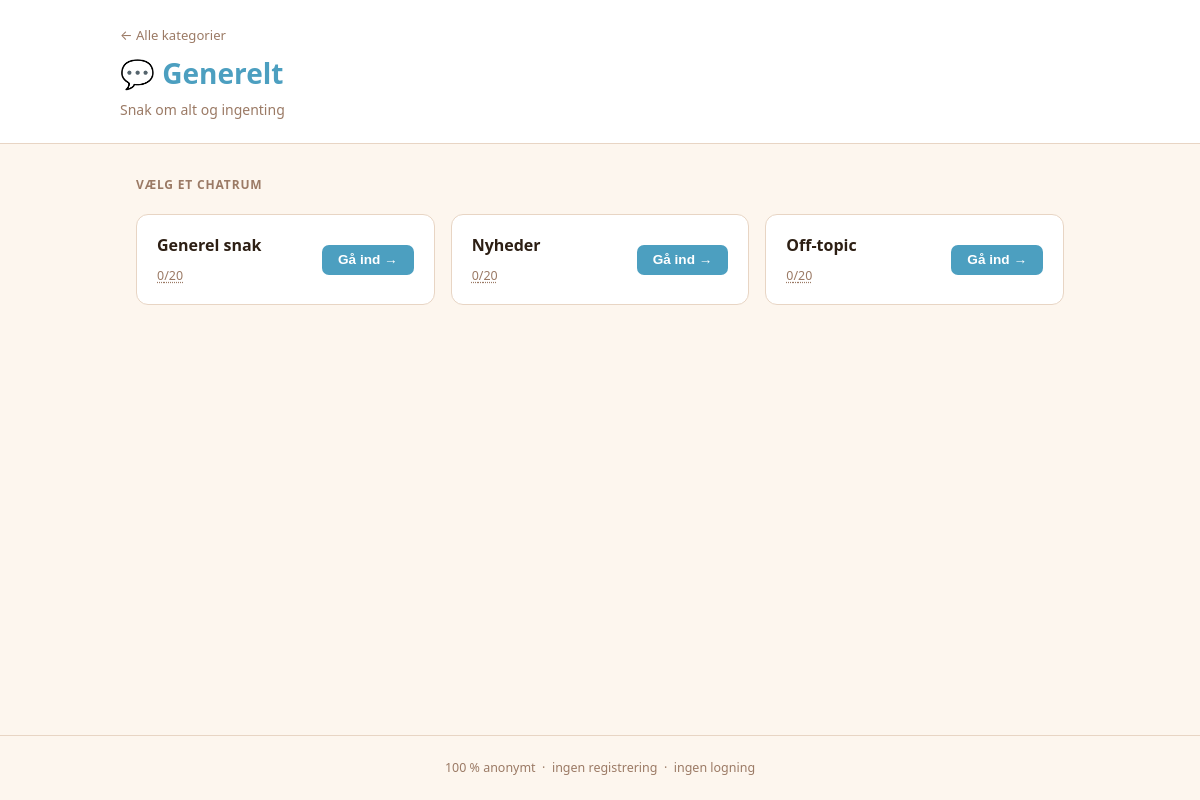
/category.php?id=1, run on the app's committed database.
### tables this page shows
CREATE TABLE IF NOT EXISTS categories (
    id          INT           AUTO_INCREMENT PRIMARY KEY,
    name        VARCHAR(100)  NOT NULL,
    description VARCHAR(255)  NOT NULL DEFAULT '',
    icon        VARCHAR(20)   NOT NULL DEFAULT '💬',
    sort_order  INT           NOT NULL DEFAULT 0
);

CREATE TABLE IF NOT EXISTS rooms (
    id          INT           AUTO_INCREMENT PRIMARY KEY,
    category_id INT           NOT NULL,
    name        VARCHAR(100)  NOT NULL,
    sort_order  INT           NOT NULL DEFAULT 0,
    FOREIGN KEY (category_id) REFERENCES categories(id) ON DELETE CASCADE
);

### config.php (called while the page is built, shortened)
<?php
function db(): PDO
{
    static $pdo;
    if (!$pdo) {
        $pdo = new PDO(
            'mysql:host=' . DB_HOST . ';dbname=' . DB_NAME . ';charset=utf8mb4',
            DB_USER,
            DB_PASS,
            [
                PDO::ATTR_ERRMODE            => PDO::ERRMODE_EXCEPTION,
                PDO::ATTR_DEFAULT_FETCH_MODE => PDO::FETCH_ASSOC,
            ]
        );
    }
    return $pdo;
}

### category.php (the view, shortened to what this page needs)
<?php
require_once __DIR__ . '/config.php';
$cat_id = isset($_GET['id']) ? (int)$_GET['id'] : 0;
$stmt = db()->prepare("SELECT id, name, description, icon FROM categories WHERE id = :id");
$stmt->execute([':id' => $cat_id]);
$category = $stmt->fetch();
$stmt = db()->prepare("
    SELECT id, name
    FROM rooms
    WHERE category_id = :cid
    ORDER BY sort_order, name
");
$stmt->execute([':cid' => $cat_id]);
$rooms = $stmt->fetchAll();
?>
<!DOCTYPE html>
<html lang="da">
<head>
    <link rel="stylesheet" href="css/style.css">
</head>
<body>
<div class="page">
    <header class="site-header">
        <div class="header-inner">
            <a href="index.php" class="back-link">← Alle kategorier</a>
            <h1 class="site-logo">
                <?= htmlspecialchars($category['icon']) ?>
                <?= htmlspecialchars($category['name']) ?>
            </h1>
            <p class="site-tagline"><?= htmlspecialchars($category['description']) ?></p>
        </div>
    </header>
    <main class="lobby">
        <p class="section-label">Vælg et chatrum</p>
        <div class="rooms-grid">
            <?php foreach ($rooms as $room): ?>
            <div class="room-card">
                <div class="room-info">
                    <h3><?= htmlspecialchars($room['name']) ?></h3>
                    <span class="user-count">
                        <span class="user-count-tip" data-room-id="<?= (int)$room['id'] ?>">
                            <span id="uc-<?= (int)$room['id'] ?>"><?= (int)$room['online_users'] ?></span>/<?= MAX_USERS ?>
                        </span>
                    </span>
                </div>
                <button
                    class="btn-enter"
                    data-room-id="<?= (int)$room['id'] ?>"
                    data-room-name="<?= htmlspecialchars($room['name'], ENT_QUOTES) ?>">
                    Gå ind →
                </button>
            </div>
            <?php endforeach; ?>
        </div>
    </main>
    <footer class="site-footer">
        <p>100 % anonymt &nbsp;·&nbsp; ingen registrering &nbsp;·&nbsp; ingen logning</p>
    </footer>
</div>
</body>
</html>

### css/style.css (style rules this page uses)
*, *::before, *::after { box-sizing: border-box; margin: 0; padding: 0; }
:root { --bg: #fdf6ee; --surface: #ffffff; --surface2: #f2e8dc; --border: #e8d5c4; --text: #2d1f14; --text-muted: #9b7a65; --accent: #4c9fc0; --accent-h: #3a8ead; --green: #3daa72; --red: #d46060; --red-soft: #c86060; --red-h: #bf4545; --amber: #c0882c; --radius: 12px; --radius-sm: 7px; }
html, body { height: 100%; }
body { font-family: 'Segoe UI', system-ui, -apple-system, sans-serif; background: var(--bg); color: var(--text); line-height: 1.55; }
.site-header { background: var(--surface); border-bottom: 1px solid var(--border); padding: 1.4rem 2rem; }
.header-inner { max-width: 960px; margin: 0 auto; }
.site-logo { font-size: 1.75rem; font-weight: 700; color: var(--accent); margin-bottom: .2rem; }
.site-tagline { color: var(--text-muted); font-size: .875rem; }
.back-link { display: inline-block; color: var(--text-muted); text-decoration: none; font-size: .82rem; margin-bottom: .4rem; transition: color .15s; }
.page { min-height: 100vh; display: flex; flex-direction: column; }
.lobby { flex: 1; max-width: 960px; margin: 2rem auto; padding: 0 1rem; width: 100%; }
.section-label { font-size: .75rem; font-weight: 600; text-transform: uppercase; letter-spacing: .07em; color: var(--text-muted); margin-bottom: 1.25rem; }
.rooms-grid { display: grid; grid-template-columns: repeat(auto-fill, minmax(240px, 1fr)); gap: 1rem; }
.room-card { display: flex; align-items: center; justify-content: space-between; gap: 1rem; background: var(--surface); border: 1px solid var(--border); border-radius: var(--radius); padding: 1.1rem 1.25rem; transition: border-color .15s; }
.room-info h3 { font-size: 1rem; margin-bottom: .25rem; }
.user-count { font-size: .78rem; color: var(--text-muted); }
.user-count-tip { position: relative; cursor: default; text-decoration: underline dotted var(--text-muted); text-underline-offset: 2px; }
.btn-enter, .btn-primary, .btn-secondary, .btn-danger, .btn-send, .btn-refresh { border: none; border-radius: var(--radius-sm); padding: .48rem 1rem; font-size: .85rem; font-weight: 600; cursor: pointer; transition: background .15s, opacity .15s; white-space: nowrap; }
.btn-enter, .btn-primary { background: var(--accent); color: #fff; }
.site-footer { text-align: center; padding: 1.4rem; color: var(--text-muted); font-size: .78rem; border-top: 1px solid var(--border); }

### data on the page
categories: icon "💬", name "Generelt", description "Snak om alt og ingenting"
rooms: name "Generel snak", online_users "0"
rooms: name "Nyheder", online_users "0"
rooms: name "Off-topic", online_users "0"
